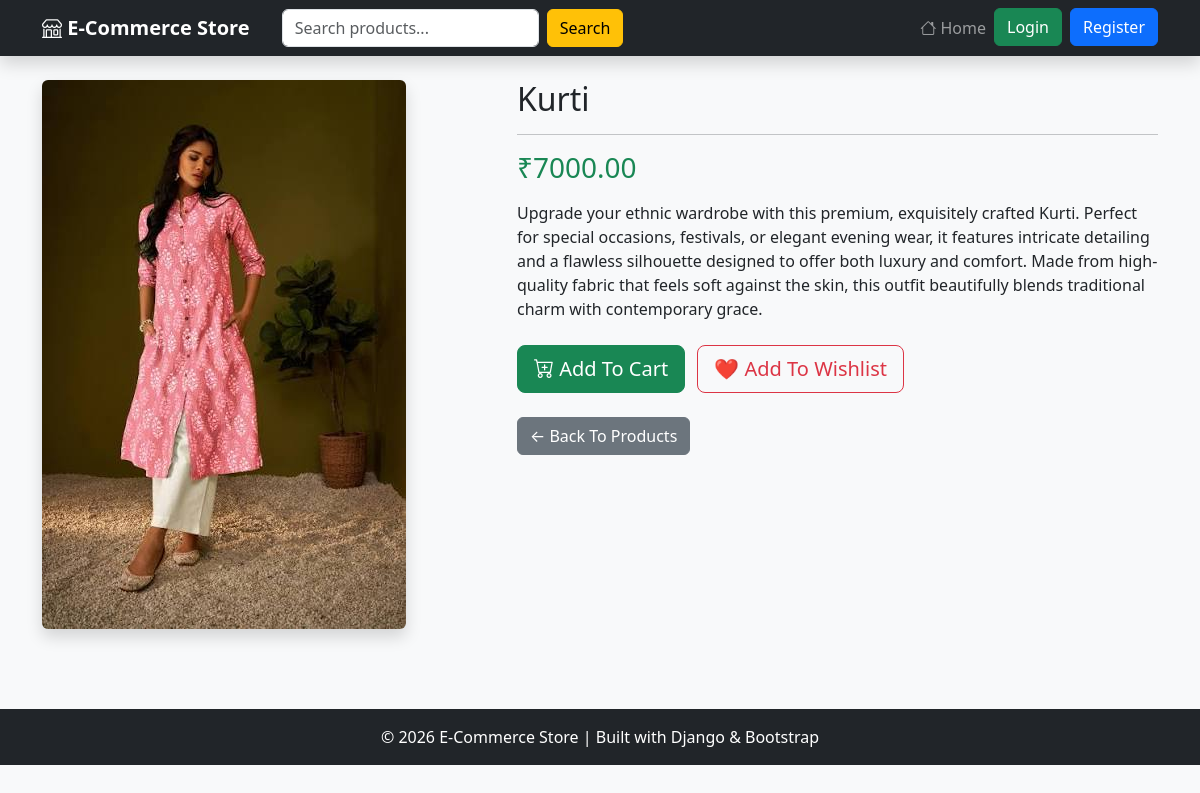
Page /product/3/ on the committed database.
### store/models.py (models this page shows, shortened)
class Product(models.Model):
    category = models.ForeignKey(Category, on_delete=models.CASCADE)
    name = models.CharField(max_length=200)
    price = models.DecimalField(max_digits=10, decimal_places=2)
    description = models.TextField()
    image = models.ImageField(
        upload_to='products/',
        blank=True,
        null=True
    )

### store/views.py (the view)
# urls.py: path('product/<int:id>/', views.product_detail, name='product_detail'),
def product_detail(request, id):
    product = get_object_or_404(Product, id=id)
    return render(request, 'store/product_detail.html', {'product': product})

### store/templates/store/product_detail.html (shortened to what this page needs)
{% extends 'store/base.html' %}
{% block content %}
<div class="row">
    <div class="col-md-5">
        {% if product.image %}
            <img src="{{ product.image.url }}"
                 class="img-fluid rounded shadow"
                 alt="{{ product.name }}">
        {% else %}
            <img src="https://via.placeholder.com/500x400"
                 class="img-fluid rounded shadow"
                 alt="No Image">
        {% endif %}
    </div>
    <div class="col-md-7">
        <h2>{{ product.name }}</h2>
        <hr>
        <h3 class="text-success">
            ₹{{ product.price }}
        </h3>
        <p class="mt-3">
            {{ product.description }}
        </p>
        <div class="mt-4">
            <a href="{% url 'add_to_cart' product.id %}"
               class="btn btn-success btn-lg me-2">
                <i class="bi bi-cart-plus"></i>
                Add To Cart
            </a>
            <a href="{% url 'add_to_wishlist' product.id %}"
               class="btn btn-outline-danger btn-lg">
                ❤️ Add To Wishlist
            </a>
        </div>
        <div class="mt-4">
            <a href="/"
               class="btn btn-secondary">
                ← Back To Products
            </a>
        </div>
    </div>
</div>
{% endblock %}

### store/templates/store/base.html (style rules this page uses)
body { background-color:#f8f9fa; }

### rows in the picture
Product: image (picture), name "Kurti", price "7000.00", description "Upgrade your ethnic wardrobe with this premium, exquisitely crafted Kurti. Perfect for special occasions, festivals, or elegant evening wear, it features intricate detailing and a flawless silhouette designed to offer both luxury and comfort. Made from high-quality fabric that feels soft against the skin, this outfit beautifully blends traditional charm with contemporary grace."
